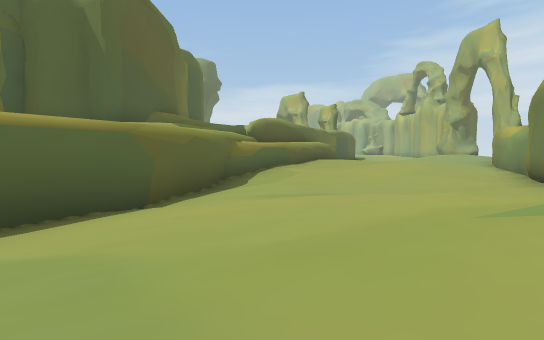
[1] (above)

17 first-person views from a walk through a Unity game level. The camera is 1.2 m above the floor, tilts 4° down and sees 85° across. The floor is counted in squares, 2 m on a side. Each view is taken from the middle of a square. On the plan, view 1 faces up. The plan holds only what a view shows up to about 9 squares ahead; the rest is blank. The place goes on beyond the plan. The player character is not drawn. Some animated figures are left out.

[2]
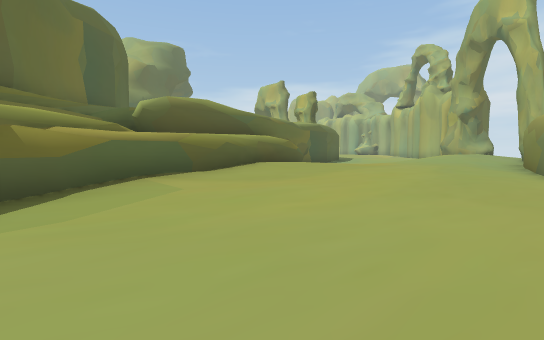

[3]
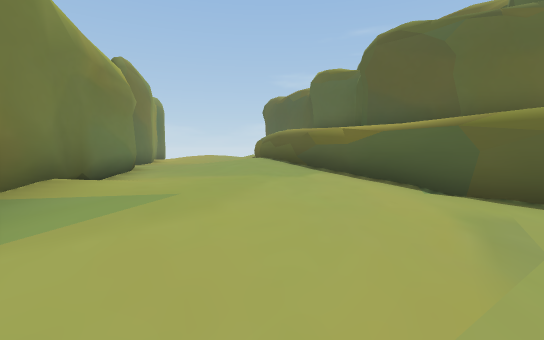

[4]
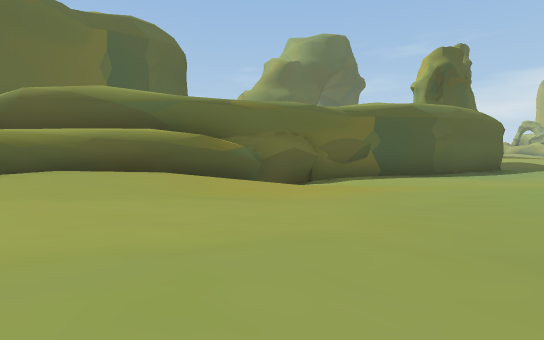

[5]
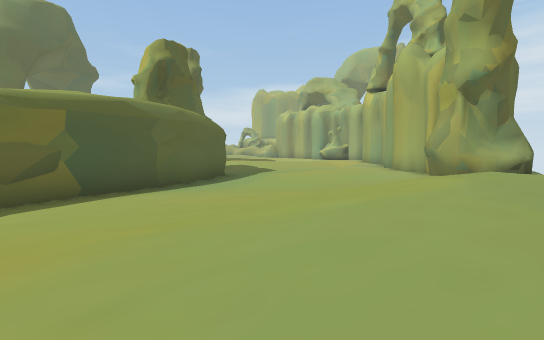

[6]
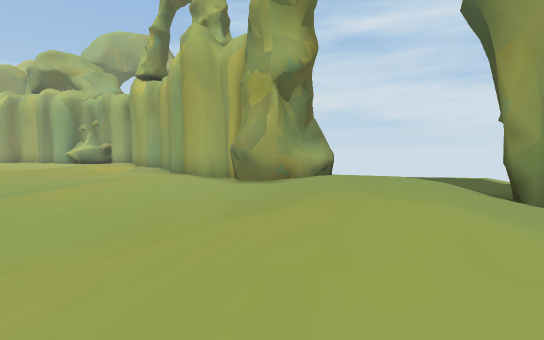

[7]
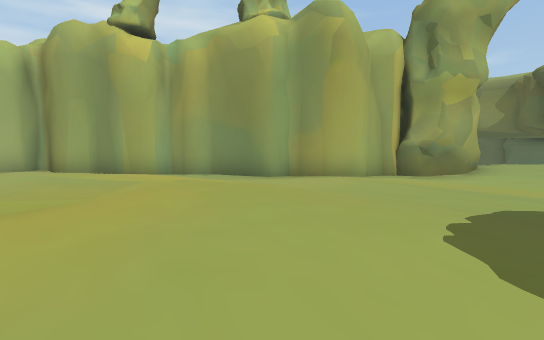

[8]
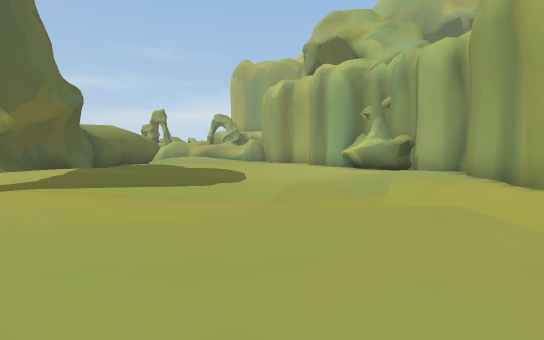

[9]
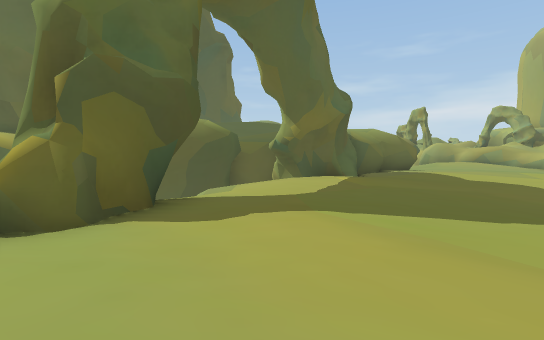

[10]
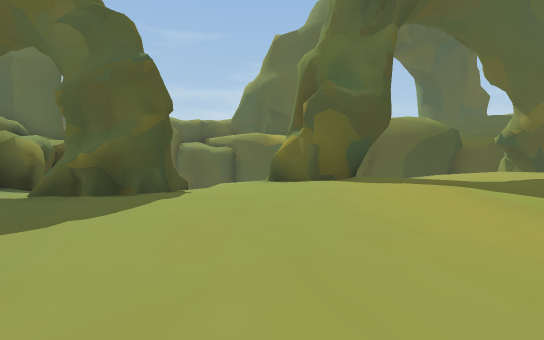

[11]
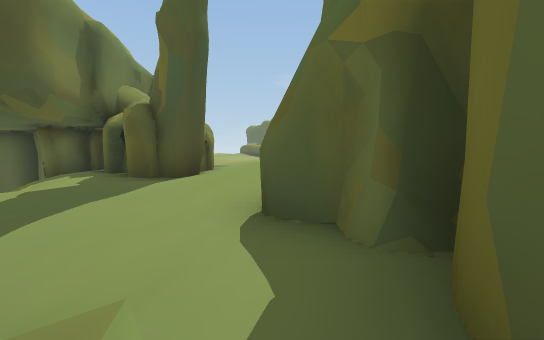

[12]
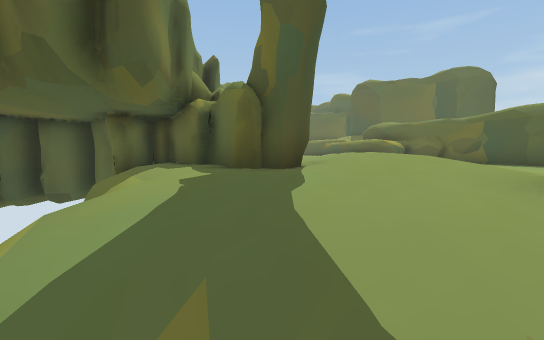

[13]
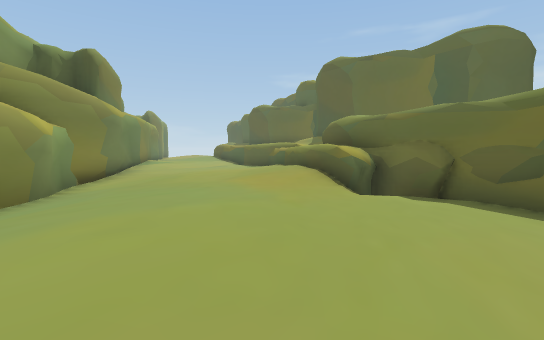

[14]
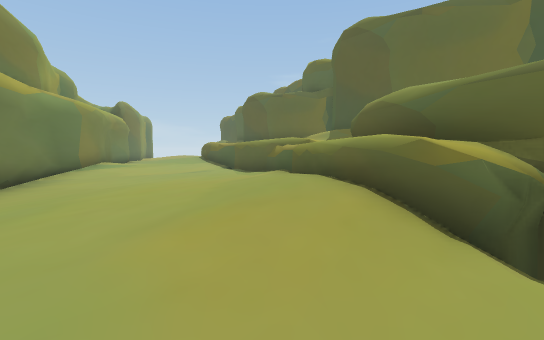

[15]
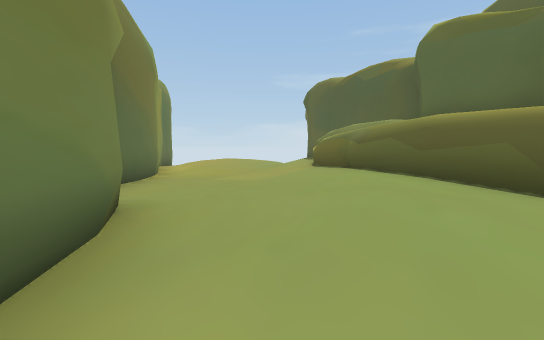

[16]
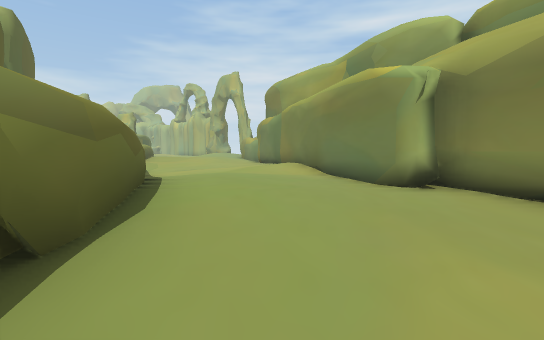

[17]
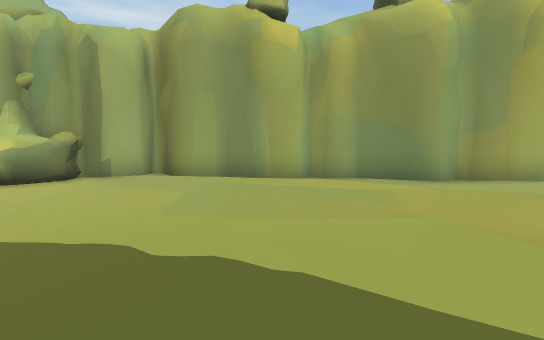

### Floor plan
Key: @ floor where view 1 was taken; # wall or solid block; . main floor; : floor 0.25 m higher than the main floor; - floor 0.25 m lower than the main floor; + floor 0.5 m higher than the main floor; / step, stairs or slope; ^ raised ledge.
Columns run from 6 left of view 1 to 16 right of it. Each row starts with its distance up from view 1.
 33         #......----##
 32        ##.....----.-#
 31        # .::.---...##
 30          :::.---...#
 29         .::..--....#
 28         /.::..-...-#
 27          #:::.....-#
 26          #:::::..--#
 25          #.::::.--##
 24          -..:..---#
 23           ##......#
 22           ##.....-#
 21           #.....--###/
 20           ##.-----##./
 19           ##-----.:#.-/
 18          ##----./:+::./
 17          #----./+++:../
 16          #---.:+++:.:/
 15         ##--.:+++:##.
 14         ##-.::+:. ##.
 13        ##/.::::.###:/
 12       #^^:::::.## #.#
 11      #^^+::::..#  ###
 10      ^^^:::...##
  9      #^:....--#    ##
  8      ##....--##
  7      #------##
  6     ##------#
  5     #------##
  4     #----..#
  3     ^--...##
  2    #....:##
  1    #....:#
  0    #::@.##
 -1   ^:::..#
 -2   ^::..##
 -3  ^::..##
 -4 #:.....#
 -5 ^..---##

Where each view was taken, in squares from view 1:
view 1: 0 up, 0 right, facing up
view 2: 4 up, 2 right, facing up
view 3: 5 up, 3 right, facing down-left
view 4: 10 up, 7 right, facing up-left
view 5: 12 up, 7 right, facing up
view 6: 15 up, 7 right, facing up-right
view 7: 25 up, 4 right, facing right
view 8: 24 up, 8 right, facing up
view 9: 25 up, 7 right, facing up-left
view 10: 25 up, 9 right, facing left
view 11: 21 up, 15 right, facing down-left
view 12: 19 up, 16 right, facing down-left
view 13: 17 up, 9 right, facing down-left
view 14: 14 up, 6 right, facing down-left
view 15: 0 up, 1 right, facing down-left
view 16: 5 down, 5 left, facing up-right
view 17: 29 up, 5 right, facing right
